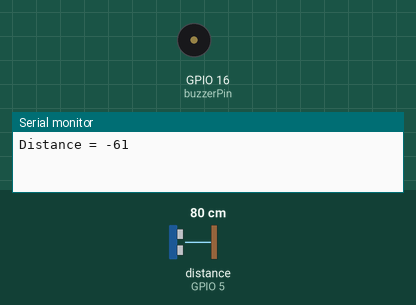
This sketch was run on a simulated ESP8266 (NodeMCU). On the bench: buzzer (waves = sounding), the last lines printed to the serial monitor. Wiring (inferred from the names in the program): ultrasonic range finder: trigger GPIO 4; echo GPIO 5. The inputs (shaded band) are chosen by the test bench; at power-on: distance to the obstacle (sensor on GPIO 5) 80 cm. The echo pulse lasts 58.3 µs per cm; WiFi joins after 1.5 s; servers stay silent unless stated.

Above: at 3.0 s.
3.1 s: distance to the obstacle (sensor on GPIO 5) set to 5 cm
5.0 s: distance to the obstacle (sensor on GPIO 5) set to 2 cm
At 6.01 s:
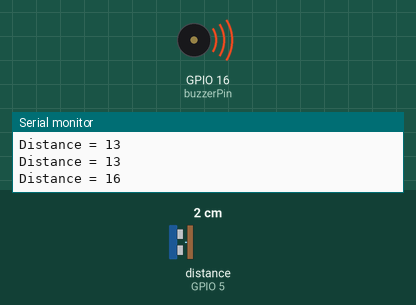
9.2 s: distance to the obstacle (sensor on GPIO 5) set to 4 cm
At 9.9 s:
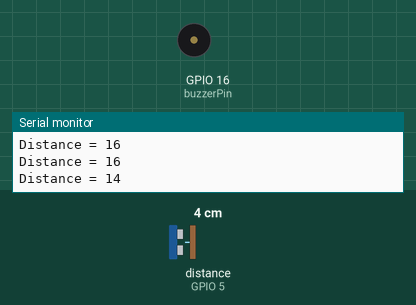
Timing chart, 0 to 12.2 s (numbered marks = the images above; inputs shaded):
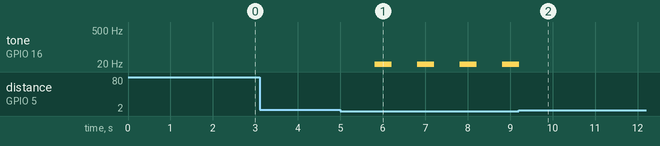

The sketch:

monitoring.ino
```cpp
#define BLYNK_PRINT Serial
#include <ESP8266WiFi.h>
#include <BlynkSimpleEsp8266.h>

#define  trig  4
#define  echo  5
#define buzzerPin 16
long duration;
int distance;

// You should get Auth Token in the Blynk App.

char auth[] = "TFkj_65skBZmD4Mig6gdd6CjxM4FEn1_";
char ssid[] = "Redmi";
char pass[] = "12345678";

BlynkTimer timer;

void loop()
{
  Blynk.run();
  timer.run();
}
void sendSensor()
{
  digitalWrite(trig, LOW);
  delayMicroseconds(2);

  digitalWrite(trig, HIGH);
  delayMicroseconds(10);
  digitalWrite(trig, LOW);

  duration = pulseIn(echo, HIGH);
  distance = 18-(duration * 0.034 / 2);

  Serial.print("Distance = ");
  Serial.println(distance);

  if(distance >= 15)
  {
    Blynk.tweet("My Arduino project is tweeting using @blynk_app and it’s awesome!\n #arduino #IoT #blynk");
    Blynk.notify("Post has been twitted");
    tone(buzzerPin,9,400);
  }
  Blynk.virtualWrite(V0, distance);
  delay(1000);
}
void setup()
{
  // Debug console
  pinMode(trig, OUTPUT);
  pinMode(echo, INPUT);
  Serial.begin(9600);
  Blynk.begin(auth, ssid, pass);
  pinMode(buzzerPin,OUTPUT);
  // Setup a function to be called every second
  timer.setInterval(1000L, sendSensor);
}
```

Measured:
- the behaviour switches between 4 and 3 cm on distance to the obstacle (sensor on GPIO 5) (found by bisection; images 0 and 1)
- after the input at 5.0 s, tone on GPIO 16 (buzzerPin): alternates 9 Hz for 0.40 s and silent for 0.60 s, starting after 0.81 s
- after the input at 9.2 s, tone on GPIO 16 (buzzerPin): goes on until 9.2 s, then stays silent
